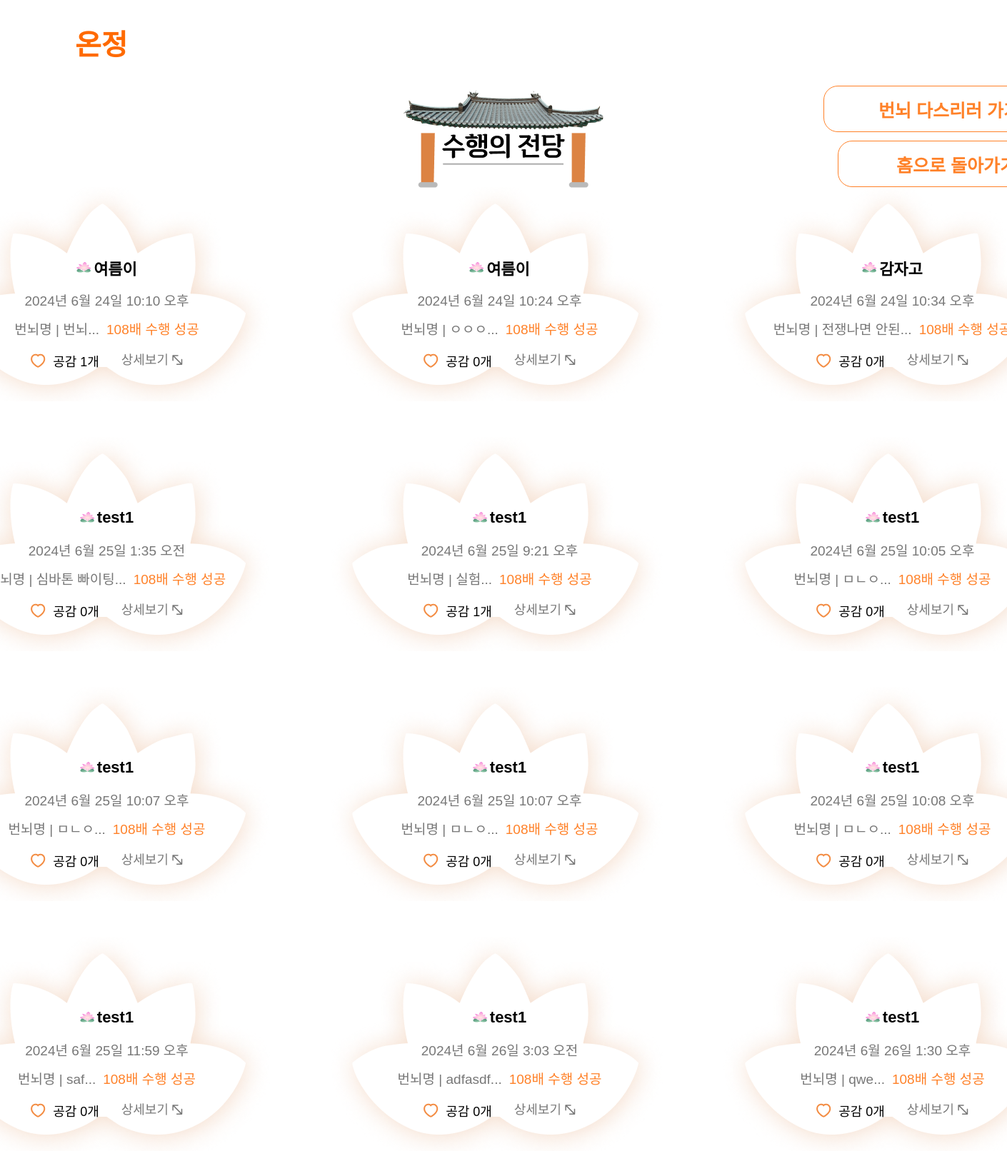
Before: /post/community_108/ with the older database file.
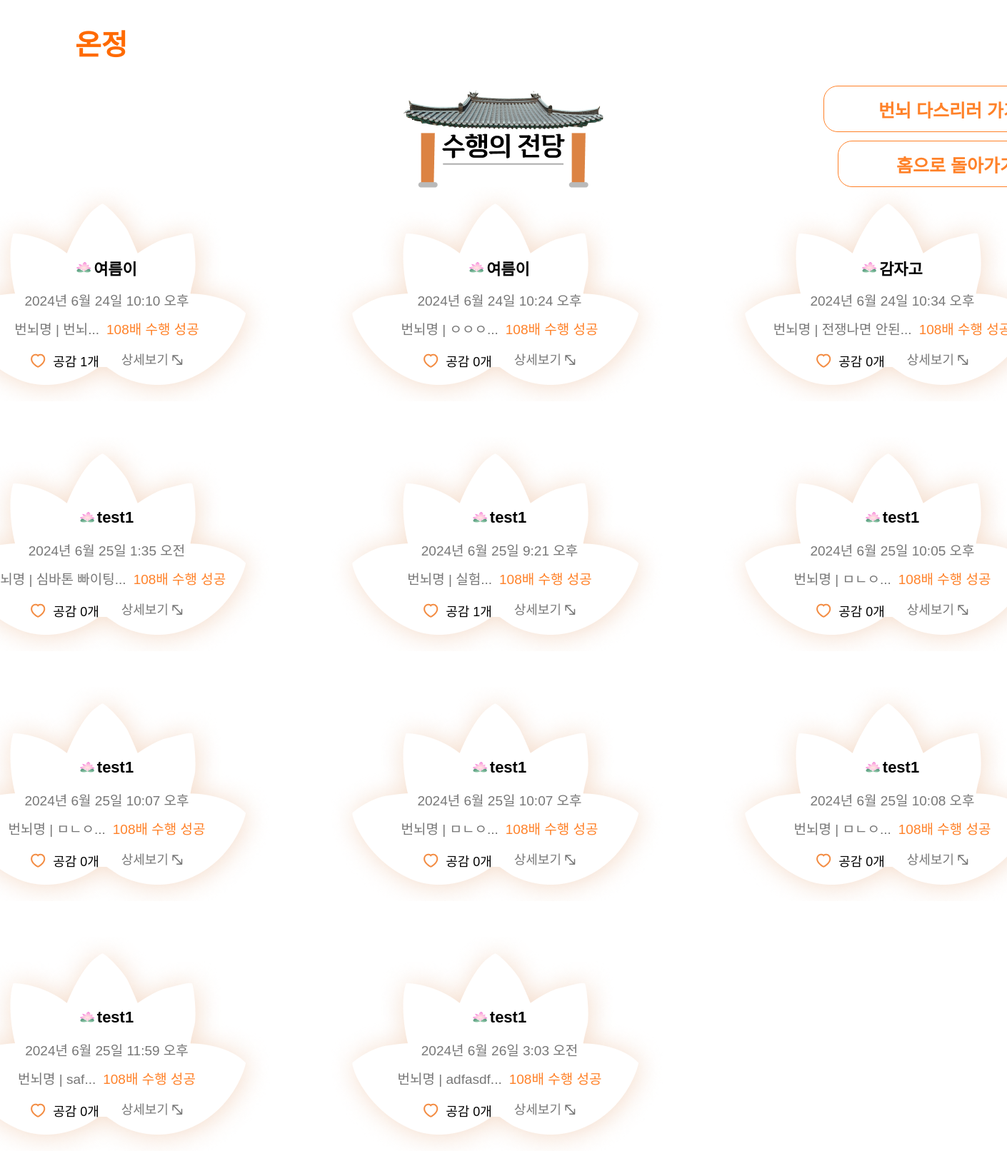
After: the same page with the newer database file.
### post/models.py (models this page shows)
class SharedWish(models.Model):
    title = models.CharField(max_length=50)
    user = models.ForeignKey(User, on_delete=models.CASCADE)
    text = models.TextField()
    created_at = models.DateTimeField(auto_now_add=True)
    like = models.ManyToManyField(User, related_name='sharedwish_likes', blank=True)
    like_count = models.IntegerField(default=0)
    num108_count = models.IntegerField(default=0)
    def summary(self):
        return self.title[:7] + "..."

### post/views.py (the view)
# urls.py: path('community_108/', community_108, name="community_108"),
@csrf_exempt
def community_108(request):
    sharedwish = SharedWish.objects.all()
    return render(request, 'post/community_108.html', {'sharedwishes' : sharedwish})

### post/templates/post/community_108.html (shortened to what this page needs)
<!DOCTYPE html>
{% load static %}
<html>
    <head>
            <link rel="stylesheet" type="text/css" href="{% static 'css/main/community_108.css'%}"/>
    </head>
    <body>
        <div class = "screen">
            <div class = "topnav">
                <a class="onjung" href="{% url 'main:mainpage' %}">
                    온정
                </a>
            </div>
            <div class = "frametop">
                <img class="icon-place" alt="안뜸" src="{%static 'images/mainpage_img/img-building.png'%}"/>
                <div class="buttons">
                    <a class="do108-button" href="{% url 'post:start_108' %}">번뇌 다스리러 가기</a>
                    <a class="mainpage-button" href="{% url 'main:mainpage' %}">홈으로 돌아가기</a>
                </div>
            </div>
            <div class="postbox">
                <div style="display: flex; flex-wrap: wrap; gap: 50px;">
                    {% for sharedwish in sharedwishes %}
                    <div class="frame-post">
                        <a href="{% url 'post:detail_108' sharedwish.id%}">
                            <img class="post-background" alt="안뜸" src="{%static 'images/mainpage_img/img-post-background.png'%}"/>
                            <div class="frame-text">
                                <div class="post-username">
                                    <img class="lotus-username" alt="안뜸" src="{%static 'images/mainpage_img/img-lotus-mini.png'%}"/>
                                    <div class="db_username">{{sharedwish.user.username}}</div>
                                </div>
                                <div class="post-time">
                                    <div class="db_time">{{ sharedwish.created_at }}</div>
                                </div>
                                <div class="post-title">
                                    <div class="db_title">번뇌명 | {{ sharedwish.summary }}</div>
                                    <div class="ok108">108배 수행 성공</div>
                                </div>
                                <div class="icons">
                                    <div class = "likes">
                                        <img class="img-like" alt="안뜸" src="{%static 'images/mainpage_img/img-like.png'%}"/>
                                        <div class ="db_like">공감 {{ sharedwish.like_count }}개</div>
                                    </div>
                                    <img class="img-detail" alt="안뜸" src="{%static 'images/mainpage_img/img-detail.png'%}"/>
                                </div>
                            </div>
                        </a>
                    </div>
                    {% endfor %}
                </div>
            </div>
        </div>
    </body>
</html>

Changed rows visible on the page:
removed SharedWish: user.username "test1", created_at "2024년 6월 26일 1:30 오후", summary "qwe...", like_count "0"
